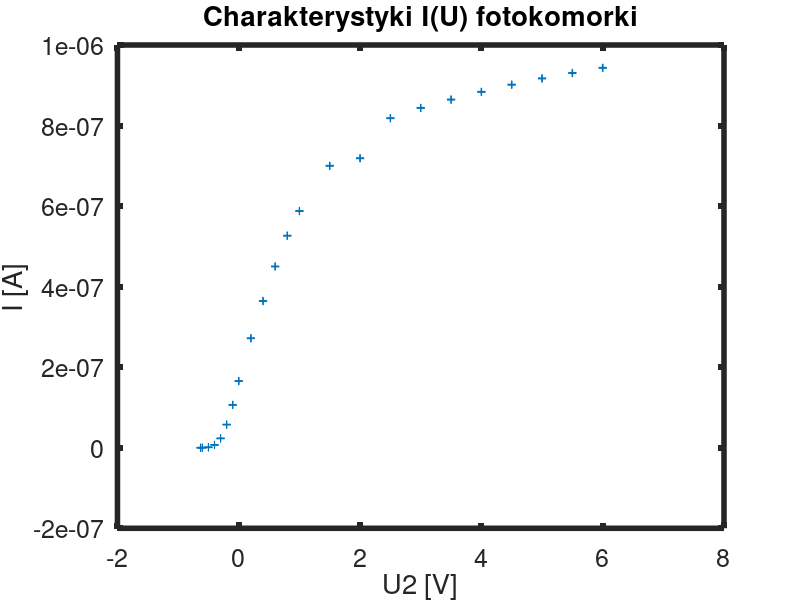

This chart was generated by the following MATLAB code:
disp("=========")
pkg load statistics

% PW style chi2 statistic for testing linear goodness of fit
function retval = chi2(y_observed, y_fitted, y_uncertainty)
	% chi2 = sum(((y - y_fit).^2) ./ (u_y.^2));
	retval = sum( y_uncertainty.^(-2) .* (y_observed - y_fitted).^2 );
endfunction

% get critial chi2 value
function retval = chi2_crit(alpha, dof)
	retval = chi2inv(1 - alpha, dof);
endfunction

function retval = lin_regression(x, y)
	disp("/////// LIN REG ////////")
	F = [ones(size(x)), x];   % design matrix with intercept

	[p, p_int, r, r_int, stats] = regress(y, F);

	intercept = p(1)
	slope = p(2)
	lower_bound_ci_intercept = p_int(1,1)
	upper_bound_ci_intercept = p_int(1,2)
	lower_bound_ci_slope = p_int(2,1)
	upper_bound_ci_slope = p_int(2,2)

	% intercept_stderr = abs(lower_bound_ci_intercept-upper_bound_ci_intercept)/(2*1.96)
	intercept_stderr = (upper_bound_ci_intercept - intercept) / 1.96
	slope_stderr = (upper_bound_ci_slope - slope) / 1.96

	R2 = stats(1)

	retval = p;
endfunction

function lin_regression_chi2(p, x, y, y_err)
% p is the output of regress()
	disp("/////// CHI2 ////////")
	fity = p(2)*x + p(1);
	CHI2 = chi2(y, fity, y_err)
	degs_of_freedom = length(y)-2
	CHI2_crit = chi2_crit(0.05, degs_of_freedom)

	if (CHI2 < CHI2_crit)
		disp("brak podstaw do odrzucenia hipotezy o liniowości")
	else
		disp("należy odrzucić hipotezę o liniowości")
	endif
endfunction

xv = [
4.85101
5.01325
5.71033
5.93648
6.46104
6.89178
7.29422
7.58968
]
xv = xv .* 10^(14)

yUh = [
-0.64667
-0.69000
-0.96333
-1.02667
-1.25333
-1.44667
-1.59333
-1.69333
]

u_yUh = [
0.00123
0.00145
0.00282
0.00313
0.00427
0.00523
0.00597
0.00647
]

% p = lin_regression(xv, yUh);
% lin_regression_chi2(p, xv, yUh, u_yUh)
% ==================================================

u1_d618 = [
0
0.01
0.12
0.7
2.32
5.75
10.64
16.56
27.18
36.43
45.01
52.65
58.77
70.01
71.88
81.83
84.38
86.45
88.37
90.15
91.70
93.05
94.33
]
u1_d618 = u1_d618 ./ 1000

i_d618 = u1_d618 ./ 100000

u2_d618 = [
-0.63
-0.6
-0.5
-0.4
-0.3
-0.2
-0.1
0
0.2
0.4
0.6
0.8
1
1.5
2
2.5
3
3.5
4
4.5
5
5.5
6
]

% ==================

% u1_d598 = [
%
% ]
%
% u1_d598 = u1_d598 ./ 1000
%
% i_d598 = u1_d598 ./ 100000
%
% u2_d598 = [
%
% ]

R = 10^5
niep_R = 0.001
niep_u1_d618 = 0.0003 .* u1_d618 + 0.0002 * 0.5;
niep_u2_d618 = 0.0005 .* u2_d618 + 0.001 * 2; % 2 or 20
niep_id618 = sqrt( (1/R .* niep_u1_d618).^2 + (u1_d618 .* R^(-2) ).^2 ) 

figure(1)
p1 = errorbar(u2_d618, i_d618, niep_u2_d618, niep_id618, "~>");
% axis ([x_lo x_hi y_lo y_hi])

% p1 = plot(B_x_I_Bconst, Uh_x_d_Bconst);
set(p1, "linestyle", "none");
set(p1, "marker", "+");
set(gca, "linewidth", 4, "fontsize", 18);
xlabel ("U2 [V]");
ylabel ("I [A]");
title ("Charakterystyki I(U) fotokomorki");


